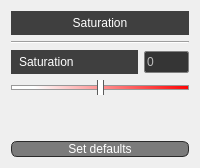
        <widget class="QWidget" name="SaturationPage">
         <layout class="QVBoxLayout" name="verticalLayout_11">
          <item>
           <widget class="QLabel" name="satPageLabel">
            <property name="styleSheet">
             <string notr="true">QLabel{
	background: rgb(63,63,63);
	color: white;
	padding: 5px;
	font: 700 10pt &quot;Arial&quot;;
}</string>
            </property>
            <property name="text">
             <string>Saturation</string>
            </property>
            <property name="alignment">
             <set>Qt::AlignCenter</set>
            </property>
           </widget>
          </item>
          <item>
           <widget class="Line" name="separatorSat">
            <property name="orientation">
             <enum>Qt::Horizontal</enum>
            </property>
           </widget>
          </item>
          <item>
           <layout class="QHBoxLayout" name="SaturationHorizontalLayout">
            <item>
             <widget class="QLabel" name="satLabel">
              <property name="styleSheet">
               <string notr="true">QLabel{
	background: rgb(63,63,63);
	color: white;
	padding: 5px;
	font: 700 10pt &quot;Arial&quot;;
}</string>
              </property>
              <property name="text">
               <string>Saturation</string>
              </property>
             </widget>
            </item>
            <item>
             <widget class="QSpinBox" name="satIntValue">
              <property name="enabled">
               <bool>false</bool>
              </property>
              <property name="maximumSize">
               <size>
                <width>45</width>
                <height>22</height>
               </size>
              </property>
              <property name="styleSheet">
               <string notr="true">QSpinBox{
	border:1px solid grey;
	border-radius:2px;
	background:rgb(53,53,53);
}
</string>
              </property>
              <property name="buttonSymbols">
               <enum>QAbstractSpinBox::NoButtons</enum>
              </property>
              <property name="minimum">
               <number>-100</number>
              </property>
              <property name="maximum">
               <number>100</number>
              </property>
             </widget>
            </item>
           </layout>
          </item>
          <item>
           <widget class="QSlider" name="satSlider">
            <property name="styleSheet">
             <string notr="true">QSlider::groove:horizontal {
    border: 1px solid #999999;
    height: 3px; 
	background-color: qlineargradient(spread:pad, x1:0, y1:0.0227273, x2:1, y2:0, stop:0.119403 rgba(255, 255, 255, 255), stop:1 rgba(255, 0, 0, 255));
    margin: 15px 0;
}
QSlider::handle:horizontal {
    background: white;
    border: 1px solid #5c5c5c;
    width: 5px;
    margin: -12px 0; 
    border-radius: 5px;
}</string>
            </property>
            <property name="minimum">
             <number>-100</number>
            </property>
            <property name="maximum">
             <number>100</number>
            </property>
            <property name="pageStep">
             <number>0</number>
            </property>
            <property name="orientation">
             <enum>Qt::Horizontal</enum>
            </property>
           </widget>
          </item>
          <item>
           <spacer name="spacerSat">
            <property name="orientation">
             <enum>Qt::Vertical</enum>
            </property>
            <property name="sizeHint" stdset="0">
             <size>
              <width>20</width>
              <height>40</height>
             </size>
            </property>
           </spacer>
          </item>
          <item>
           <widget class="QPushButton" name="setDefaultsSat">
            <property name="styleSheet">
             <string notr="true">QPushButton{
	border: 1px solid rgb(43,43,43);
	border-radius: 6px;
	min-width: 30px;
	background: rgb(123, 123, 123);
	color:white;
}
QPushButton::pressed{
	background: rgb(83,83,83);
}
QPushButton::disabled{
	background: rgb(83,83,83);
}</string>
            </property>
            <property name="text">
             <string>Set defaults</string>
            </property>
           </widget>
          </item>
         </layout>
        </widget>
